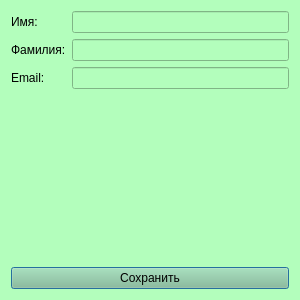
<?xml version="1.0" encoding="UTF-8"?>
<ui version="4.0">
 <class>Dialog</class>
 <widget class="QDialog" name="Dialog">
  <property name="geometry">
   <rect>
    <x>0</x>
    <y>0</y>
    <width>300</width>
    <height>300</height>
   </rect>
  </property>
  <property name="minimumSize">
   <size>
    <width>300</width>
    <height>200</height>
   </size>
  </property>
  <property name="windowTitle">
   <string>Dialog</string>
  </property>
  <property name="styleSheet">
   <string notr="true">background-color: rgb(179, 254, 188);
color: rgb(0, 0, 0);</string>
  </property>
  <layout class="QVBoxLayout" name="verticalLayout_2">
   <item>
    <layout class="QVBoxLayout" name="verticalLayout">
     <item>
      <layout class="QFormLayout" name="formLayout">
       <item row="0" column="0">
        <widget class="QLabel" name="name">
         <property name="text">
          <string>Имя:</string>
         </property>
        </widget>
       </item>
       <item row="1" column="0">
        <widget class="QLabel" name="surname">
         <property name="text">
          <string>Фамилия:</string>
         </property>
        </widget>
       </item>
       <item row="2" column="0">
        <widget class="QLabel" name="email">
         <property name="text">
          <string>Email:</string>
         </property>
        </widget>
       </item>
       <item row="0" column="1">
        <widget class="QLineEdit" name="lineEdit_name"/>
       </item>
       <item row="1" column="1">
        <widget class="QLineEdit" name="lineEdit_surname"/>
       </item>
       <item row="2" column="1">
        <widget class="QLineEdit" name="lineEdit_email"/>
       </item>
      </layout>
     </item>
     <item>
      <widget class="QPushButton" name="pushButton_save">
       <property name="styleSheet">
        <string notr="true">background-color: rgb(136, 192, 142);</string>
       </property>
       <property name="text">
        <string>Сохранить</string>
       </property>
      </widget>
     </item>
    </layout>
   </item>
  </layout>
 </widget>
 <resources/>
 <connections/>
</ui>
